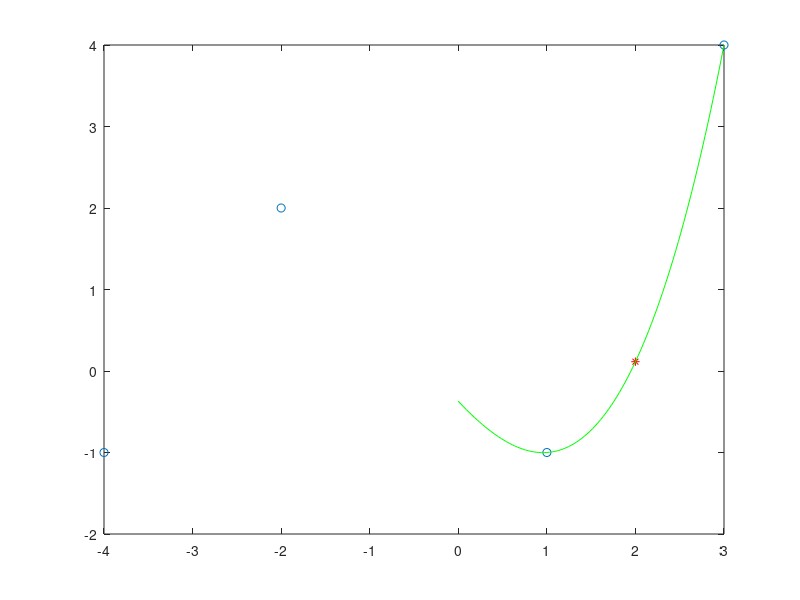

This figure's MATLAB source:
% Alejandro Gleason A01703013
%
% This script implements the Lagrange's interpolation polynomial
% in order ti calculate an estimation ("y") given a new "x" value
%
% INPUT
% -- Data poinst as 2-column matrix
% -- Value where the estimation is needed
%
% OUTPUT
% --Estimation
% --Graph
%

close all
clear all
clc

%roots([.006335 -.086427 .41177 -.578512])
% Ask for data:
DATA=[-4 -1;-2 2;1 -1;3 4];
%DATA=input('Give me the 2-column matrix with the data points:');
[m,n]=size(DATA);
if n==2
    plot(DATA(:,1),DATA(:,2),'o');
    hold on;
    x=2;%=input('Give me the value where you need the estimation:');
    if (x>=min(DATA(:,1)) && x<=max(DATA(:,1)))
        L=ones(m,1);
        for i=1:m
            for j=1:m
                if i~=j
                    L(i)=L(i)*((x-DATA(j,1))/(DATA(i,1)-DATA(j,1)));
                end
            end
        end
        y=sum(L.*DATA(:,2))
        plot(x,y,'*r');
        hold on;
        
        x1=linspace(0,max(DATA(:,1)));
        y1=zeros(1,100);
        
        for k=1:100
            L=ones(m,1);
        for i=1:m
            for j=1:m
                if i~=j
                    L(i)=L(i)*((x1(k)-DATA(j,1))/(DATA(i,1)-DATA(j,1)));
                end
            end
        end
        y1(k)=sum(L.*DATA(:,2));
        end
        plot(x1,y1,'g');
        hold on;
        %plot(0,0,'o');
        %hold on;
        %plot(1,0.5,'o');
        %hold on;
    else
        disp('ERROR: Value out of range, we cannot make an extrapolation.');
        return;
    end
else
    disp('The matrix does not have 2 columns');
    return;
end